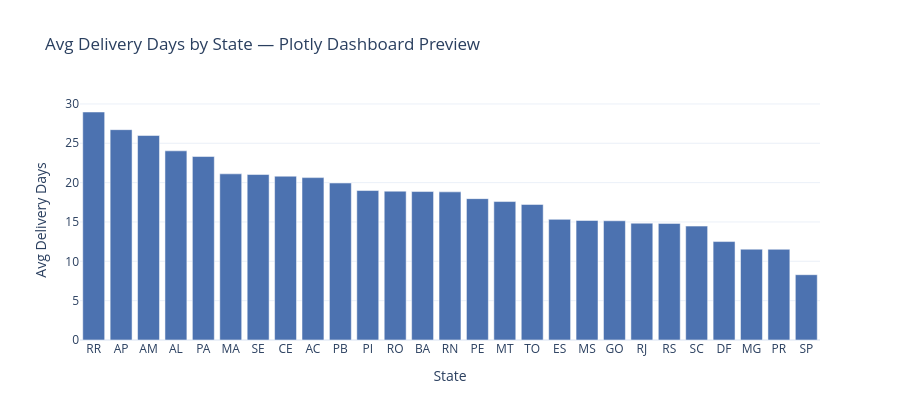

The notebook cell this image was saved under:
### Code cell
# ── Plotly — avg delivery days by state, coloured by late rate ──────────────
fig_q3a = px.bar(
    delivery_stats.sort_values('avg_delivery_days', ascending=False),
    x='customer_state', 
    y='avg_delivery_days',
    color_discrete_sequence=[BRAND_COLOR],
    labels={'customer_state': 'State',
            'avg_delivery_days': 'Avg Delivery Days'},
    title='Avg Delivery Days by State — Plotly Dashboard Preview',
    template=PLOTLY_TEMPLATE, height=420,
)
fig_q3a.show()

### Figure 1 — Plotly figure (JSON) as saved in the notebook; plotly's stock layout.template omitted (floating-point values rounded to 4 significant figures)
{"data": [{"hovertemplate": "State=%{x}<br>Avg Delivery Days=%{y}<extra></extra>", "legendgroup": "", "marker": {"color": "#4C72B0", "pattern": {"shape": ""}}, "name": "", "orientation": "v", "showlegend": false, "textposition": "auto", "type": "bar", "x": ["RR", "AP", "AM", "AL", "PA", "MA", "SE", "CE", "AC", "PB", "PI", "RO", "BA", "RN", "PE", "MT", "TO", "ES", "MS", "GO", "RJ", "RS", "SC", "DF", "MG", "PR", "SP"], "xaxis": "x", "y": [28.98, 26.73, 25.99, 24.04, 23.32, 21.12, 21.03, 20.82, 20.64, 19.95, 18.99, 18.91, 18.87, 18.82, 17.97, 17.59, 17.23, 15.33, 15.19, 15.15, 14.85, 14.82, 14.48, 12.51, 11.54, 11.53, 8.297], "yaxis": "y"}], "layout": {"barmode": "relative", "height": 420, "legend": {"tracegroupgap": 0}, "title": {"text": "Avg Delivery Days by State — Plotly Dashboard Preview"}, "xaxis": {"anchor": "y", "domain": [0, 1], "title": {"text": "State"}}, "yaxis": {"anchor": "x", "domain": [0, 1], "title": {"text": "Avg Delivery Days"}}}}
